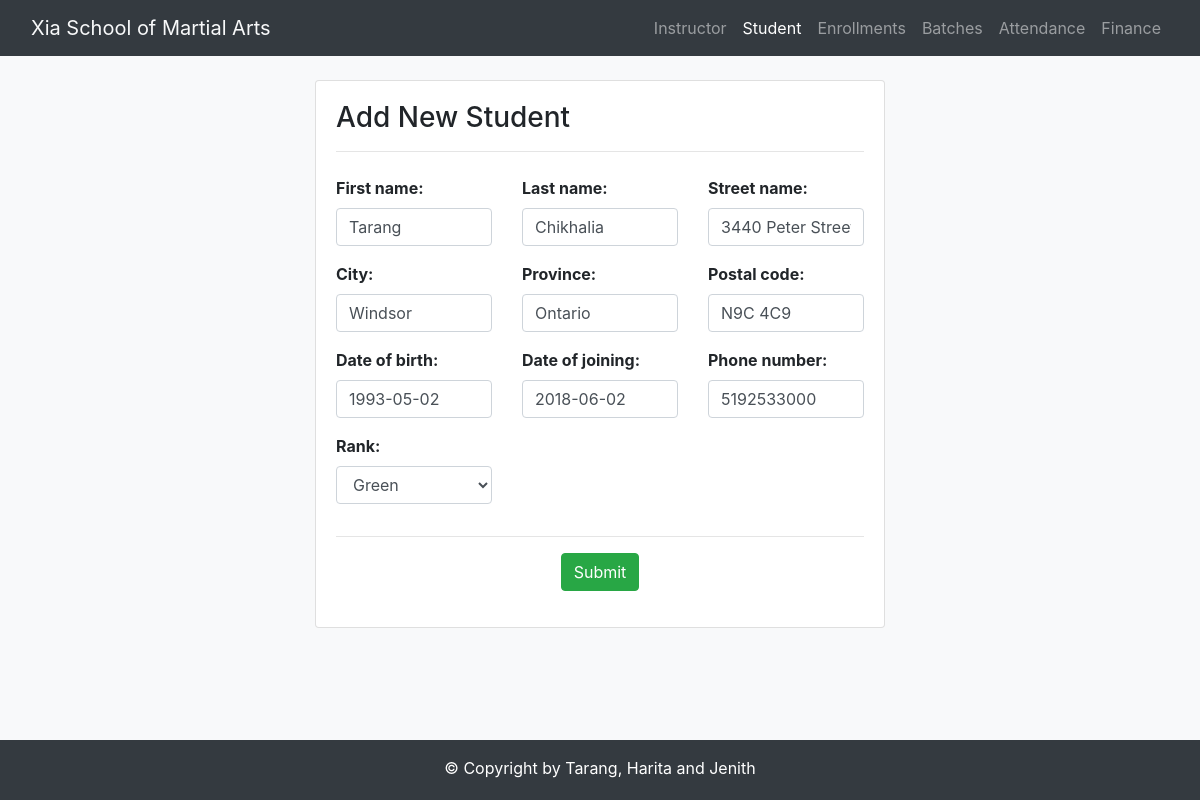
The app's page /student/update/1 with its own data.
### student/models.py (models this page shows, shortened)
class Student(models.Model):
    first_name = models.CharField(max_length=100)
    last_name = models.CharField(max_length=100)
    street_name = models.CharField(max_length=100, default="NA")
    city = models.CharField(max_length=100, default="NA")
    province = models.CharField(max_length=100, default="NA")
    postal_code = models.CharField(max_length=10, default="NA")
    date_of_birth = models.DateField()
    date_of_joining = models.DateField(default=timezone.now)
    phone_number = models.CharField(validators=[phone_regex], max_length=17, blank=True)
    rank = models.CharField(max_length=50, choices=BELT_COLOR, default='White')
    guardian = models.ForeignKey(Guardian, null=True, blank=True, on_delete=models.SET_NULL, related_name='children')

### student/views.py (the view)
# urls.py: path('student/update/<pk>', views.StudentUpdate.as_view(), name="student-update"),
class StudentUpdate(UpdateView):
    model = Student
    fields = ['first_name', 'last_name', 'street_name', 'city', 'province', 'postal_code', 'date_of_birth', 'date_of_joining', 'phone_number', 'rank',]

### student/templates/student/student_form.html (shortened to what this page needs)
{% extends 'student/base.html' %}
{% load staticfiles%}
{% block activestudent %}active{% endblock %}
{% block body %}
<div class="container-fluid bg-light" style="margin-top:24px;padding-bottom: 100px">
    <div class="row justify-content-center">
        <div class="col-md-6 col-md-offset-2">
            <div class="card">
                <div class="card-body">
                    <h3>Add New Student</h3>
                    <hr>
                    <div class="form-group" style="margin-top:24px">
                        <form class="form-horizontal" role="form" action="" method="post" enctype="multipart/form-data">
                            {% include 'student/form_template.html' %}
                            <div class="form-group">
                                <div class="text-center">
                                    <button type="submit" class="btn btn-success">Submit</button>
                                </div>
                            </div>
                        </form>
                    </div>
                </div>
            </div>
        </div>
    </div>
</div>
{% endblock %}

### student/templates/student/form_template.html (shortened to what this page needs)
<div class="row">
    {% for field in form %}
        <div class="col-md-4">
            <div class="form-group">
                {{ field.label_tag }}
                {{ field }}
            </div>
        </div>
    {% endfor %}
</div>
<hr>

### student/templates/student/student_form.html (style rules this page uses)
label { font-weight: bold; }

### records on screen
Student: form "Tarang" "Chikhalia" "3440 Peter Street" "Windsor" "Ontario" "N9C 4C9" "1993-05-02" "2018-06-02" "5192533000" "Green"

### other values on screen
{{ field.label_tag }} "First name:" "Last name:" "Street name:" "City:" "Province:" "Postal code:" "Date of birth:" "Date of joining:" "Phone number:" "Rank:"
